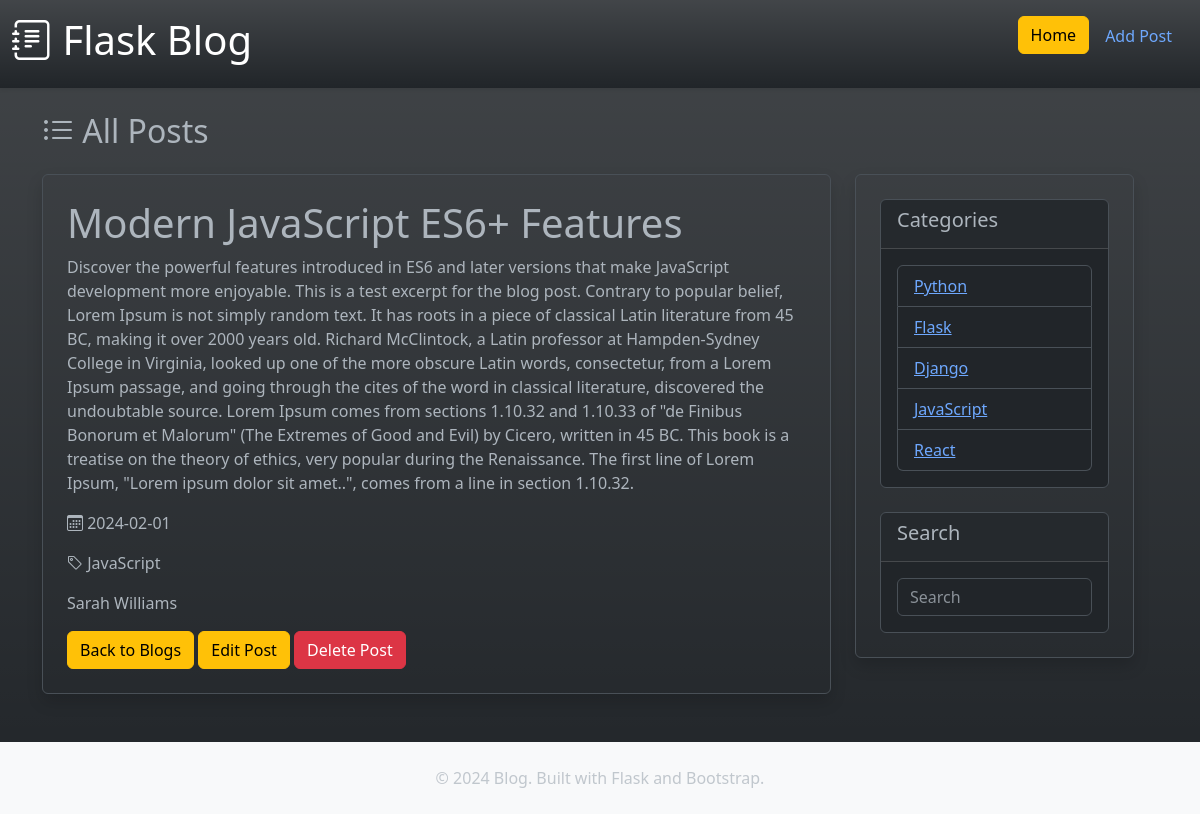
The app's page /blog/4 with its own data.
### tables this page shows
CREATE TABLE blogs (
            id INTEGER PRIMARY KEY AUTOINCREMENT,
            title TEXT NOT NULL,
            author TEXT NOT NULL,
            date TEXT NOT NULL,
            excerpt TEXT NOT NULL,
            category TEXT NOT NULL
        );

### lesson6.py (the view)
@app.route('/blog/<int:id>')
def blog(id):
    blog = get_blog_by_id(id)
    if not blog:
        return render_template('404.html'), 404
    return render_template('blog.html', blog=blog)

### data/db.py (called while the page is built)
def get_db_path():
    current_dir = os.path.dirname(os.path.abspath(__file__))
    return os.path.join(current_dir, 'blog.db')

def get_blog_by_id(blog_id):
    db_path = get_db_path()
    if not os.path.exists(db_path):
        return None
    conn = sqlite3.connect(db_path)
    conn.row_factory = sqlite3.Row
    cursor = conn.cursor()
    cursor.execute('SELECT * FROM blogs WHERE id = ?', (blog_id,))
    row = cursor.fetchone()
    conn.close()
    if row:
        return {
            'id': row['id'],
            'title': row['title'],
            'author': row['author'],
            'date': row['date'],
            'excerpt': row['excerpt'],
            'category': row['category']
        }
    return None

### templates/blog.html
{% extends "layout.html" %}
{% block content %}
<h1>{{ blog.title }}</h1>
<p>{{ blog.excerpt }}</p>
<p><i class="bi bi-calendar3"></i> {{ blog.date }}</p>
<p><i class="bi bi-tag"></i> {{ blog.category }}</p>
<p>{{ blog.author }}</p>
<a href="{{ url_for('blogs') }}" class="btn btn-warning">Back to Blogs</a>
<a href="{{ url_for('edit_post', id=blog.id) }}" class="btn btn-warning">Edit Post</a>
<a href="{{ url_for('delete_post', id=blog.id) }}" class="btn btn-danger">Delete Post</a>
{% endblock %}

### records on screen
blogs: title "Modern JavaScript ES6+ Features", excerpt "Discover the powerful features introduced in ES6 and later versions that make JavaScript development more enjoyable. This is a test excerpt for the blog post. Contrary to popular belief, Lorem Ipsum is not simply random text. It has roots in a piece of classical Latin literature from 45 BC, making it over 2000 years old. Richard McClintock, a Latin professor at Hampden-Sydney College in Virginia, looked up one of the more obscure Latin words, consectetur, from a Lorem Ipsum passage, and going through the cites of the word in classical literature, discovered the undoubtable source. Lorem Ipsum comes from sections 1.10.32 and 1.10.33 of \"de Finibus Bonorum et Malorum\" (The Extremes of Good…", date "2024-02-01", category "JavaScript", author "Sarah Williams"
